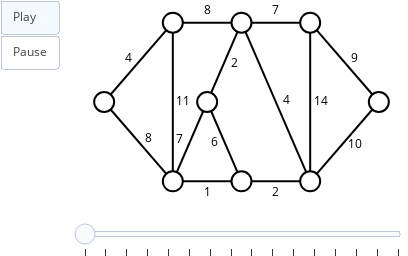

Source (notebook cell):
### Code cell
# sua resposta
f = Forest(g)

# sort para garantir que não estão em ordem decrescente
edges = []
n = g.edges()
for i in n:
    edges.append((i[0], i[1]))
    
edges = sorted(edges, key=lambda k: g.edge[k[0]][k[1]]['c'])


RED = (255, 0, 0)
GREEN = (0, 255, 0)
BLUE = (0, 0, 255)
CYAN = (0, 255, 255)
frames = []

sn.reset_node_colors(g)
sn.reset_edge_colors(g)
snapshot(g, frames)

for edge in edges:
    g.edge[edge[0]][edge[1]]['color'] = RED
    snapshot(g, frames)
    
    if f.adding_does_not_form_circuit(edge[0], edge[1]):
        f.add(edge[0], edge[1])
        g.edge[edge[0]][edge[1]]['color'] = GREEN
    else:
        g.edge[edge[0]][edge[1]]['color'] = sn.edge_color
    
snapshot(g, frames)
sn.show_animation(frames)

### Figure 1 — Plotly figure (JSON) as saved in the notebook; plotly's stock layout.template omitted (floating-point values rounded to 4 significant figures)
{"data": [{"hoverinfo": "none", "line": {"color": "rgb(0, 0, 0)", "width": 2}, "mode": "lines", "x": [0, 0.25, null], "y": [0.5, 1, null]}, {"hoverinfo": "none", "line": {"color": "rgb(0, 0, 0)", "width": 2}, "mode": "lines", "x": [0, 0.25, null], "y": [0.5, 0, null]}, {"hoverinfo": "none", "line": {"color": "rgb(0, 0, 0)", "width": 2}, "mode": "lines", "x": [0.25, 0.5, null], "y": [1, 1, null]}, {"hoverinfo": "none", "line": {"color": "rgb(0, 0, 0)", "width": 2}, "mode": "lines", "x": [0.25, 0.25, null], "y": [1, 0, null]}, {"hoverinfo": "none", "line": {"color": "rgb(0, 0, 0)", "width": 2}, "mode": "lines", "x": [0.5, 0.375, null], "y": [1, 0.5, null]}, {"hoverinfo": "none", "line": {"color": "rgb(0, 0, 0)", "width": 2}, "mode": "lines", "x": [0.5, 0.75, null], "y": [1, 1, null]}, {"hoverinfo": "none", "line": {"color": "rgb(0, 0, 0)", "width": 2}, "mode": "lines", "x": [0.5, 0.75, null], "y": [1, 0, null]}, {"hoverinfo": "none", "line": {"color": "rgb(0, 0, 0)", "width": 2}, "mode": "lines", "x": [0.75, 1, null], "y": [1, 0.5, null]}, {"hoverinfo": "none", "line": {"color": "rgb(0, 0, 0)", "width": 2}, "mode": "lines", "x": [0.75, 0.75, null], "y": [1, 0, null]}, {"hoverinfo": "none", "line": {"color": "rgb(0, 0, 0)", "width": 2}, "mode": "lines", "x": [1, 0.75, null], "y": [0.5, 0, null]}, {"hoverinfo": "none", "line": {"color": "rgb(0, 0, 0)", "width": 2}, "mode": "lines", "x": [0.75, 0.5, null], "y": [0, 0, null]}, {"hoverinfo": "none", "line": {"color": "rgb(0, 0, 0)", "width": 2}, "mode": "lines", "x": [0.5, 0.375, null], "y": [0, 0.5, null]}, {"hoverinfo": "none", "line": {"color": "rgb(0, 0, 0)", "width": 2}, "mode": "lines", "x": [0.5, 0.25, null], "y": [0, 0, null]}, {"hoverinfo": "none", "line": {"color": "rgb(0, 0, 0)", "width": 2}, "mode": "lines", "x": [0.25, 0.375, null], "y": [0, 0.5, null]}, {"hoverinfo": "none", "marker": {"color": "rgb(255, 255, 255)", "line": {"color": "rgb(0, 0, 0)", "width": 2}, "size": 20}, "mode": "markers+text", "text": [], "textfont": {"color": "rgb(0, 0, 0)"}, "textposition": "middle center", "x": [0], "y": [0.5]}, {"hoverinfo": "none", "marker": {"color": "rgb(255, 255, 255)", "line": {"color": "rgb(0, 0, 0)", "width": 2}, "size": 20}, "mode": "markers+text", "text": [], "textfont": {"color": "rgb(0, 0, 0)"}, "textposition": "middle center", "x": [0.25], "y": [1]}, {"hoverinfo": "none", "marker": {"color": "rgb(255, 255, 255)", "line": {"color": "rgb(0, 0, 0)", "width": 2}, "size": 20}, "mode": "markers+text", "text": [], "textfont": {"color": "rgb(0, 0, 0)"}, "textposition": "middle center", "x": [0.5], "y": [1]}, {"hoverinfo": "none", "marker": {"color": "rgb(255, 255, 255)", "line": {"color": "rgb(0, 0, 0)", "width": 2}, "size": 20}, "mode": "markers+text", "text": [], "textfont": {"color": "rgb(0, 0, 0)"}, "textposition": "middle center", "x": [0.75], "y": [1]}, {"hoverinfo": "none", "marker": {"color": "rgb(255, 255, 255)", "line": {"color": "rgb(0, 0, 0)", "width": 2}, "size": 20}, "mode": "markers+text", "text": [], "textfont": {"color": "rgb(0, 0, 0)"}, "textposition": "middle center", "x": [1], "y": [0.5]}, {"hoverinfo": "none", "marker": {"color": "rgb(255, 255, 255)", "line": {"color": "rgb(0, 0, 0)", "width": 2}, "size": 20}, "mode": "markers+text", "text": [], "textfont": {"color": "rgb(0, 0, 0)"}, "textposition": "middle center", "x": [0.75], "y": [0]}, {"hoverinfo": "none", "marker": {"color": "rgb(255, 255, 255)", "line": {"color": "rgb(0, 0, 0)", "width": 2}, "size": 20}, "mode": "markers+text", "text": [], "textfont": {"color": "rgb(0, 0, 0)"}, "textposition": "middle center", "x": [0.5], "y": [0]}, {"hoverinfo": "none", "marker": {"color": "rgb(255, 255, 255)", "line": {"color": "rgb(0, 0, 0)", "width": 2}, "size": 20}, "mode": "markers+text", "text": [], "textfont": {"color": "rgb(0, 0, 0)"}, "textposition": "middle center", "x": [0.25], "y": [0]}, {"hoverinfo": "none", "marker": {"color": "rgb(255, 255, 255)", "line": {"color": "rgb(0, 0, 0)", "width": 2}, "size": 20}, "mode": "markers+text", "text": [], "textfont": {"color": "rgb(0, 0, 0)"}, "textposition": "middle center", "x": [0.375], "y": [0.5]}, {"hoverinfo": "none", "mode": "text", "text": [4, 8, 8, 11, 2, 7, 4, 9, 14, 10, 2, 6, 1, 7], "textfont": {"color": "rgb(0, 0, 0)"}, "textposition": "middle center", "x": [0.08835, 0.1616, 0.375, 0.2879, 0.4751, 0.625, 0.6626, 0.9116, 0.7879, 0.9116, 0.625, 0.3999, 0.375, 0.2749], "y": [0.7683, 0.2683, 1.072, 0.5, 0.7406, 1.072, 0.5094, 0.7683, 0.5, 0.2317, -0.07246, 0.2406, -0.07246, 0.2594]}], "layout": {"height": 256, "margin": {"b": 0, "l": 0, "r": 0, "t": 0}, "showlegend": false, "sliders": [{"currentvalue": {"visible": false}, "steps": [{"args": [[0], {"frame": {"redraw": false}, "mode": "immediate"}], "label": "", "method": "animate"}, {"args": [[1], {"frame": {"redraw": false}, "mode": "immediate"}], "label": "", "method": "animate"}, {"args": [[2], {"frame": {"redraw": false}, "mode": "immediate"}], "label": "", "method": "animate"}, {"args": [[3], {"frame": {"redraw": false}, "mode": "immediate"}], "label": "", "method": "animate"}, {"args": [[4], {"frame": {"redraw": false}, "mode": "immediate"}], "label": "", "method": "animate"}, {"args": [[5], {"frame": {"redraw": false}, "mode": "immediate"}], "label": "", "method": "animate"}, {"args": [[6], {"frame": {"redraw": false}, "mode": "immediate"}], "label": "", "method": "animate"}, {"args": [[7], {"frame": {"redraw": false}, "mode": "immediate"}], "label": "", "method": "animate"}, {"args": [[8], {"frame": {"redraw": false}, "mode": "immediate"}], "label": "", "method": "animate"}, {"args": [[9], {"frame": {"redraw": false}, "mode": "immediate"}], "label": "", "method": "animate"}, {"args": [[10], {"frame": {"redraw": false}, "mode": "immediate"}], "label": "", "method": "animate"}, {"args": [[11], {"frame": {"redraw": false}, "mode": "immediate"}], "label": "", "method": "animate"}, {"args": [[12], {"frame": {"redraw": false}, "mode": "immediate"}], "label": "", "method": "animate"}, {"args": [[13], {"frame": {"redraw": false}, "mode": "immediate"}], "label": "", "method": "animate"}, {"args": [[14], {"frame": {"redraw": false}, "mode": "immediate"}], "label": "", "method": "animate"}, {"args": [[15], {"frame": {"redraw": false}, "mode": "immediate"}], "label": "", "method": "animate"}]}], "updatemenus": [{"buttons": [{"args": [null, {"frame": {"redraw": false}, "fromcurrent": true}], "label": "Play", "method": "animate"}, {"args": [[null], {"frame": {"redraw": false}, "mode": "immediate"}], "label": "Pause", "method": "animate"}], "showactive": true, "type": "buttons"}], "width": 408, "xaxis": {"showgrid": false, "showticklabels": false, "zeroline": false}, "yaxis": {"showgrid": false, "showticklabels": false, "zeroline": false}}}
